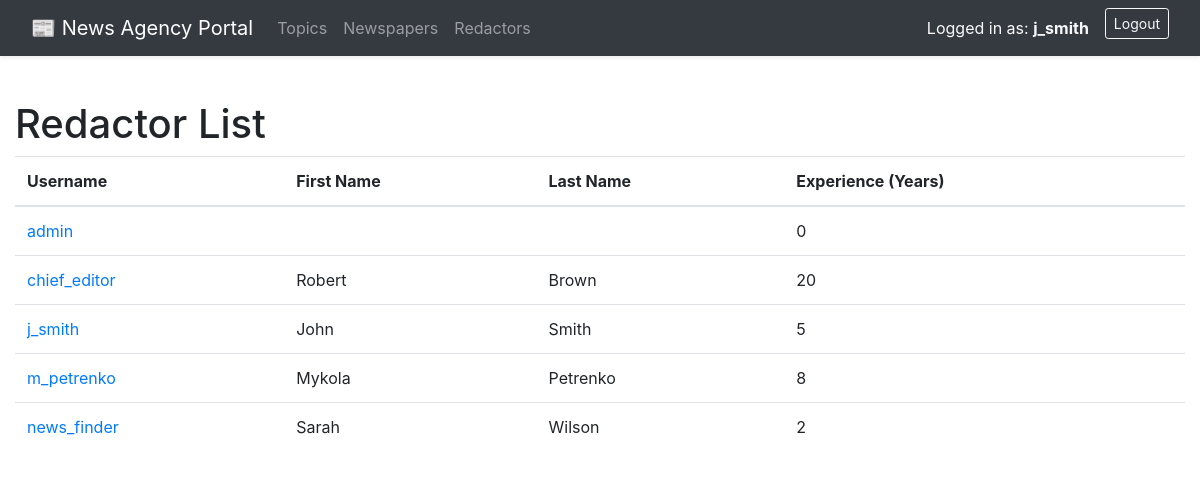
Screenshot of /redactors/ (signed in) with the database file from the repository.
### agency/models.py (models this page shows, shortened)
class Redactor(AbstractUser):
    years_of_experience = models.IntegerField(default=0)
    class Meta:
        verbose_name = "redactor"
        verbose_name_plural = "redactors"

### agency/views.py (the view)
# urls.py: path("redactors/", RedactorListView.as_view(), name="redactor-list"),
class RedactorListView(LoginRequiredMixin, generic.ListView):
    model = Redactor
    paginate_by = 5
    context_object_name = "redactor_list"
    def get_queryset(self):
        queryset = Redactor.objects.all().order_by("username")
        query = self.request.GET.get("q")
        if query:
            queryset = queryset.filter(username__icontains=query)
        return queryset

### templates/agency/redactor_list.html
{% extends "base.html" %}
{% block content %}
  <h1>Redactor List</h1>
  <table class="table">
    <thead>
      <tr>
        <th>Username</th>
        <th>First Name</th>
        <th>Last Name</th>
        <th>Experience (Years)</th>
      </tr>
    </thead>
    <tbody>
      {% for redactor in redactor_list %}
        <tr>
          <td><a href="{% url 'agency:redactor-detail' pk=redactor.id %}">{{ redactor.username }}</a></td>
          <td>{{ redactor.first_name }}</td>
          <td>{{ redactor.last_name }}</td>
          <td>{{ redactor.years_of_experience }}</td>
        </tr>
      {% empty %}
        <tr><td colspan="4">No redactors found.</td></tr>
      {% endfor %}
    </tbody>
  </table>
{% endblock %}

### templates/base.html (shortened to what this page needs)
<!DOCTYPE html>
<html lang="en">
<head>
  <link rel="stylesheet" href="https://cdn.jsdelivr.net/npm/bootstrap@4.6.2/dist/css/bootstrap.min.css">
</head>
<body>
<nav class="navbar navbar-expand-lg navbar-dark bg-dark mb-4 shadow-sm">
  <div class="container-fluid">
    <a class="navbar-brand" href="{% url 'agency:index' %}">📰 News Agency Portal</a>
    <div class="collapse navbar-collapse" id="navbarNav">
      <ul class="navbar-nav mr-auto">
        <li class="nav-item"><a class="nav-link" href="{% url 'agency:topic-list' %}">Topics</a></li>
        <li class="nav-item"><a class="nav-link" href="{% url 'agency:newspaper-list' %}">Newspapers</a></li>
        <li class="nav-item"><a class="nav-link" href="{% url 'agency:redactor-list' %}">Redactors</a></li>
      </ul>
      <ul class="navbar-nav ml-auto">
        {% if user.is_authenticated %}
          <li class="nav-item">
            <span class="nav-link text-light">
              Logged in as: <strong>{{ user.username }}</strong>
            </span>
          </li>
          <li class="nav-item">
            <form action="{% url 'logout' %}" method="post" class="form-inline ml-2">
              <button type="submit" class="btn btn-outline-light btn-sm">Logout</button>
            </form>
          </li>
        {% else %}
          <li class="nav-item">
            <a class="btn btn-outline-light btn-sm" href="{% url 'login' %}">Login</a>
          </li>
        {% endif %}
      </ul>
    </div>
  </div>
</nav>
<div class="container-fluid">
  <div class="row">
    <div class="{% if user.is_staff %}col-md-9 col-lg-10{% else %}col-12{% endif %} main-content">
      {% block content %}{% endblock %}
    </div>
  </div>
</div>
</body>
</html>

### templates/base.html (style rules this page uses)
.main-content { transition: all 0.3s ease; padding-top: 20px; }

### rows the page displays
Redactor: username "j_smith", first_name "John", last_name "Smith", years_of_experience "5"
Redactor: username "admin", years_of_experience "0"
Redactor: username "chief_editor", first_name "Robert", last_name "Brown", years_of_experience "20"
Redactor: username "m_petrenko", first_name "Mykola", last_name "Petrenko", years_of_experience "8"
Redactor: username "news_finder", first_name "Sarah", last_name "Wilson", years_of_experience "2"
